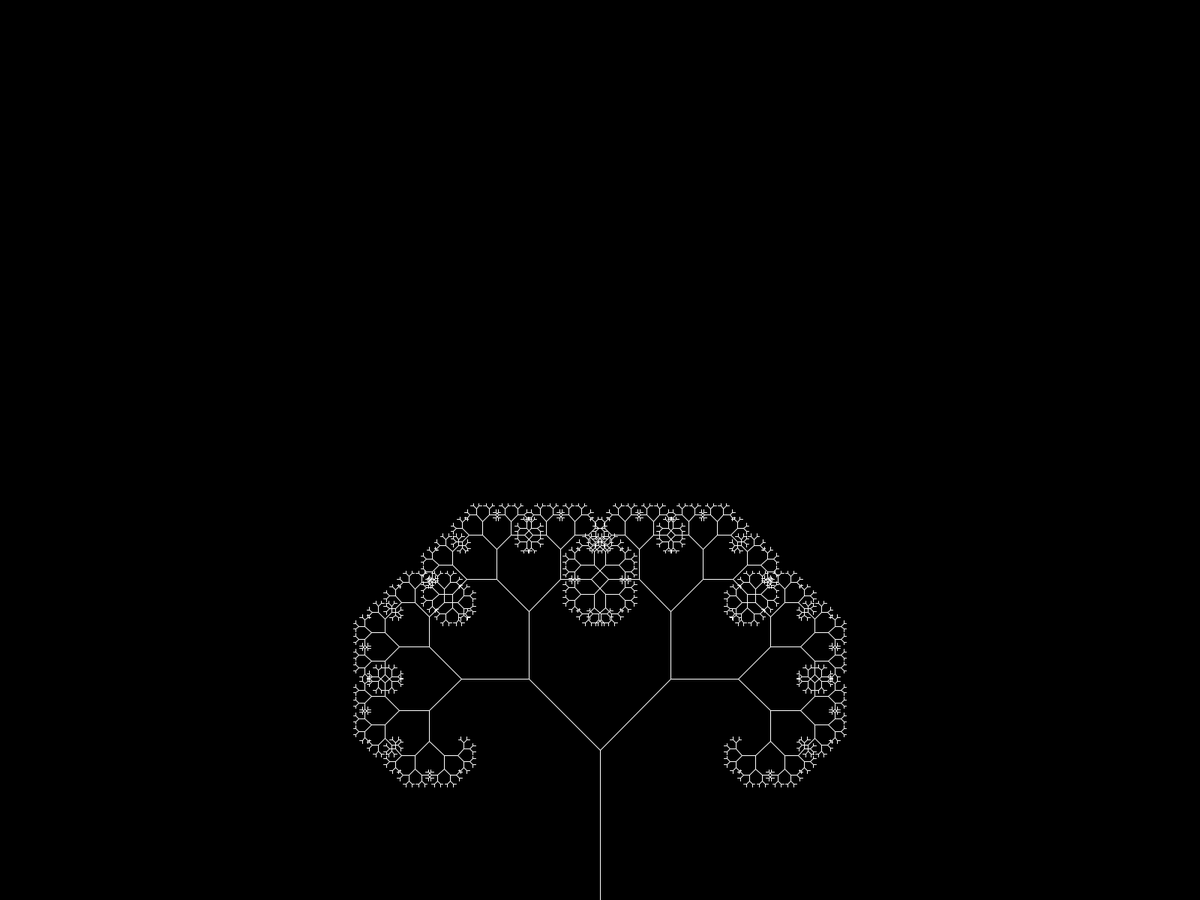
Frame 1 (no input)
Frame 60 (the mouse pressed at the canvas centre just before this capture): identical to frame 1, image omitted
Frame 120 (the mouse held since frame 60 and released just before this capture): identical to frame 1, image omitted

The Processing sketch that drew this single still picture (run headless with seeded random() and noise(); from frame 60 on, the mouse is pressed at the canvas centre):

// Processing sketch: sketch_FinalTree
// ── sketch_FinalTree.pde
void setup() {
  fullScreen();
}

void draw() {
  background(0);
  stroke(255);
  translate(width/2, height);
  branch(200);
}

void branch(float len) {
  line(0, 0, 0, -len);
  translate(0, -len);
  if (len > 4) {
    pushMatrix();
    rotate(PI/4);
    branch(len * 0.67);
    popMatrix();
    pushMatrix();
    rotate(-PI/4);
    branch(len * 0.67);
    popMatrix();
  }
}
